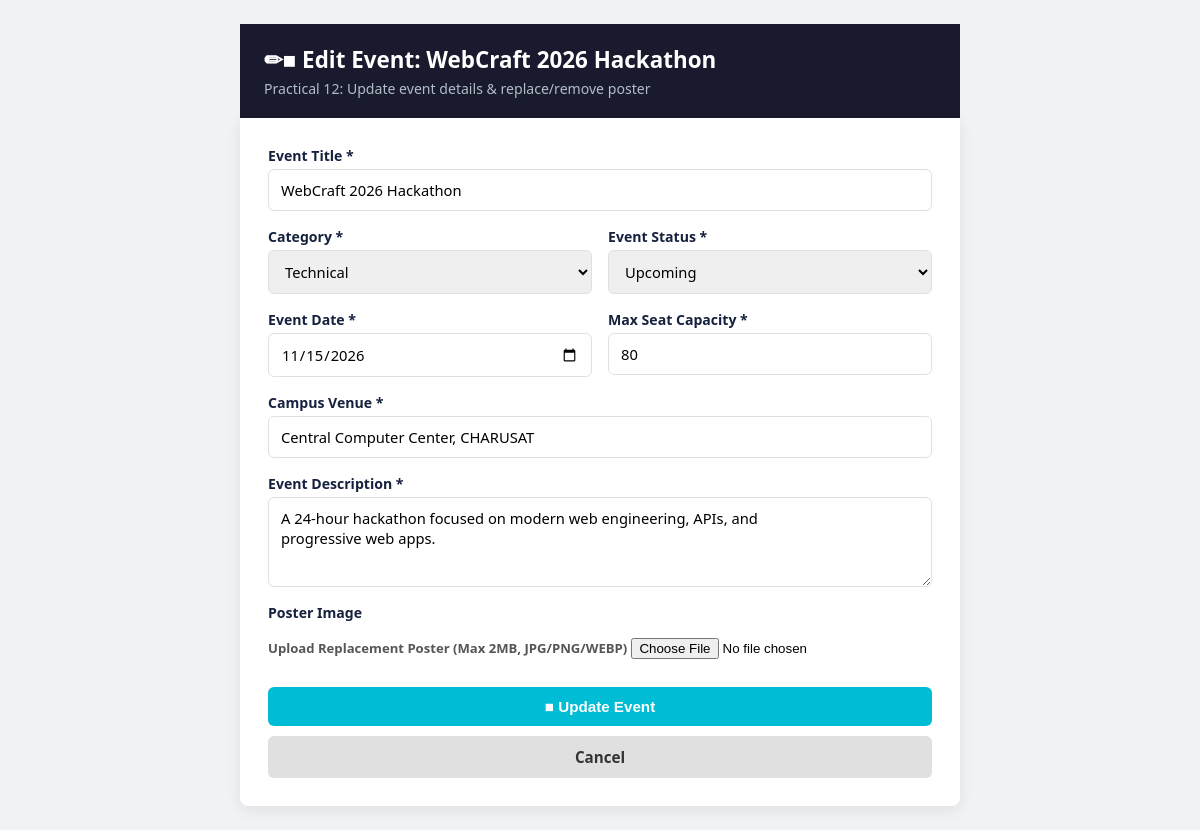
The page /Practical-12/edit_event.php?id=1 on the database its author committed.
### tables this page shows
CREATE TABLE `events` (
  `id` INT AUTO_INCREMENT PRIMARY KEY,
  `title` VARCHAR(150) NOT NULL,
  `category` VARCHAR(50) NOT NULL,
  `description` TEXT NOT NULL,
  `event_date` DATE NOT NULL,
  `venue` VARCHAR(100) NOT NULL,
  `max_participants` INT UNSIGNED NOT NULL DEFAULT 100,

  `poster_url` VARCHAR(255) DEFAULT NULL,
  `status` ENUM('upcoming', 'completed', 'cancelled') NOT NULL DEFAULT 'upcoming',
  `created_at` TIMESTAMP DEFAULT CURRENT_TIMESTAMP,
  INDEX `idx_event_date` (`event_date`),
  INDEX `idx_category` (`category`)
);

### Practical-12/edit_event.php (the view, shortened to what this page needs)
<?php
$id = (int)($_GET['id'] ?? $_POST['id'] ?? 0);
$event = null;
try {
    $pdo = getDBConnection();
    $stmt = $pdo->prepare("SELECT * FROM events WHERE id = ? LIMIT 1");
    $stmt->execute([$id]);
    $event = $stmt->fetch();
} catch (Exception $e) {
    $_SESSION['flash_error'] = "Database error: " . $e->getMessage();
    header('Location: index.php');
    exit;
}
?>
<!DOCTYPE html>
<html lang="en">
<head>
</head>
<body>
    <div class="container">
        <header>
            <h1>✏■ Edit Event: <?= htmlspecialchars($event['title']) ?></h1>
            <p>Practical 12: Update event details & replace/remove poster</p>
        </header>
        <div class="card" style="border-radius: 0 0 var(--radius) var(--radius);">
            <form method="POST" action="edit_event.php?id=<?= $id ?>" enctype="multipart/form-data" novalidate>
                <div class="form-grid">
                    <div class="form-group full-width">
                        <label for="title">Event Title *</label>
                        <input type="text" id="title" name="title" value="<?= htmlspecialchars($event['title']) ?>"
required>
                    </div>
                    <div class="form-group">
                        <label for="category">Category *</label>
                        <select id="category" name="category" required>
                            <option value="Technical" <?= $event['category'] === 'Technical' ? 'selected' : ''
?>>Technical</option>
                        </select>
                    </div>
                    <div class="form-group">
                        <label for="status">Event Status *</label>
                        <select id="status" name="status" required>
                            <option value="upcoming" <?= $event['status'] === 'upcoming' ? 'selected' : ''
?>>Upcoming</option>
                        </select>
                    </div>
                    <div class="form-group">
                        <label for="event_date">Event Date *</label>
                        <input type="date" id="event_date" name="event_date" value="<?= htmlspecialchars($event[
'event_date']) ?>" required>
                    </div>
                    <div class="form-group">
                        <label for="max_participants">Max Seat Capacity *</label>
                        <input type="number" id="max_participants" name="max_participants" min="1" max="5000"
                               value="<?= htmlspecialchars((string)$event['max_participants']) ?>" required>
                    </div>
                    <div class="form-group full-width">
                        <label for="venue">Campus Venue *</label>
                        <input type="text" id="venue" name="venue" value="<?= htmlspecialchars($event['venue']) ?>"
required>
                    </div>
                    <div class="form-group full-width">
                        <label for="description">Event Description *</label>
                        <textarea id="description" name="description" required><?= htmlspecialchars($event[
'description']) ?></textarea>
                    </div>
                    <div class="form-group full-width">
                        <label>Poster Image</label>
                        <div style="margin-top: 10px;">
                            <label for="poster" style="font-size:0.82rem; color:#555;">Upload Replacement Poster (Max
2MB, JPG/PNG/WEBP)</label>
                            <input type="file" id="poster" name="poster" accept=".jpg,.jpeg,.png,.webp" style="margin-
top:4px;">
                        </div>
                    </div>
                    <div class="form-group full-width btn-group">
                        <button type="submit" class="btn btn-save">■ Update Event</button>
                        <a href="index.php" class="btn btn-cancel">Cancel</a>
                    </div>
                </div>
            </form>
        </div>
    </div>
</body>
</html>

### Practical-12/edit_event.php (style rules this page uses)
:root { --color-primary: #1a1a2e; --color-primary-lt: #16213e; --color-accent: #00bcd4; --color-accent-dark: #0097a7; --color-bg: #f0f2f5; --color-card: #ffffff; --color-danger: #c62828; --color-danger-bg: #ffcdd2; --color-border: #dde1e6; --radius: 8px; --shadow: 0 4px 14px rgba(0,0,0,0.08); --font-sans: 'Segoe UI', Tahoma, Geneva, Verdana, sans-serif; }
* { box-sizing: border-box; }
body { font-family: var(--font-sans); background: var(--color-bg); margin: 0; padding: 24px 16px; }
.container { max-width: 720px; margin: 0 auto; }
.card { background: var(--color-card); border-radius: var(--radius); padding: 28px; box-shadow: var(--shadow); }
header { background: var(--color-primary); color: #fff; padding: 20px 24px; border-radius: var(--radius) var(- -radius) 0 0; }
header h1 { margin: 0 0 4px; font-size: 1.4rem; }
header p { margin: 0; color: #b0bec5; font-size: 0.88rem; }
.form-grid { display: grid; grid-template-columns: 1fr 1fr; gap: 16px; }
.full-width { grid-column: 1 / -1; }
.form-group { display: flex; flex-direction: column; gap: 4px; }
label { font-size: 0.88rem; font-weight: 600; color: var(--color-primary-lt); }
input[type="text"], input[type="date"], input[type="number"], select, textarea { padding: 10px 12px; border: 1px solid var(--color-border); border-radius: 6px; font-size: 0.92rem; outline: none; font-family: inherit; }
textarea { resize: vertical; min-height: 90px; }
.btn-group { display: flex; gap: 10px; margin-top: 12px; }
.btn { padding: 11px 20px; border-radius: 6px; font-weight: 600; font-size: 0.95rem; cursor: pointer; border: none; text-decoration: none; }
.btn-save { background: var(--color-accent); color: #fff; flex: 1; }
.btn-cancel { background: #e0e0e0; color: #333; text-align: center; }

### rows shown on the page
events: title "WebCraft 2026 Hackathon", category "Technical", status "Upcoming", event_date "11/15/2026", max_participants "80", venue "Central Computer Center, CHARUSAT", description "A 24-hour hackathon focused on modern web engineering, APIs, and progressive web apps."
